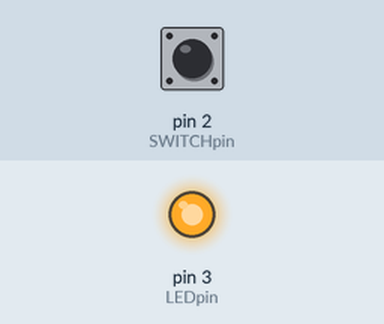
The sketch below on a simulated Arduino Uno, built with avr-gcc and run on an emulated ATmega328P. Shown: output pins drawn as LEDs (lit = HIGH). Inputs (shaded band) come from the test bench; at power-on: pin 2 (SWITCHpin) HIGH.

Above: at 1.2 s.
1.3 s: pin 2 (SWITCHpin) pulled LOW for 0.15 s
At 1.37 s:
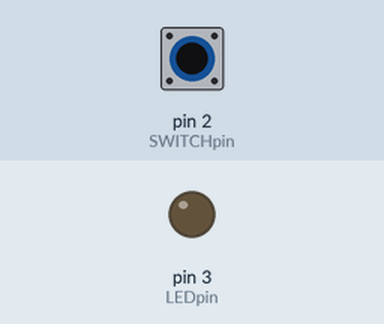
2.9 s: pin 2 (SWITCHpin) pulled LOW for 3.2 s
At 6.6 s:
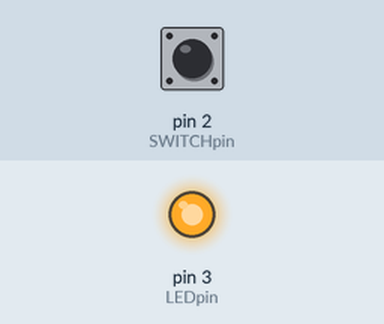
Timing chart, 0 to 8.1 s (numbered marks = the images above; inputs shaded):
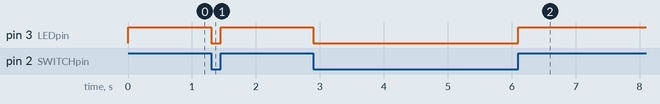

The sketch:

Simple_PB_LED_V1.ino
```cpp
        /*Simple_PB_LED_V1   */

const byte LEDpin = 3;
const byte SWITCHpin = 2;

byte LEDstate = LOW;

void setup() {
  // put your setup code here, to run once:
pinMode(LEDpin, OUTPUT);
pinMode(SWITCHpin, INPUT);
digitalWrite(SWITCHpin, HIGH);
}


void loop() {
  // put your main code here, to run repeatedly:
LEDstate = digitalRead(SWITCHpin);
digitalWrite(LEDpin, LEDstate);
}
```

Measured:
- after the input at 1.3 s, pin 3 (LEDpin): HIGH → LOW at once, → HIGH 0.15 s later
- after the input at 2.9 s, pin 3 (LEDpin): HIGH → LOW at once, → HIGH 3.2 s later
